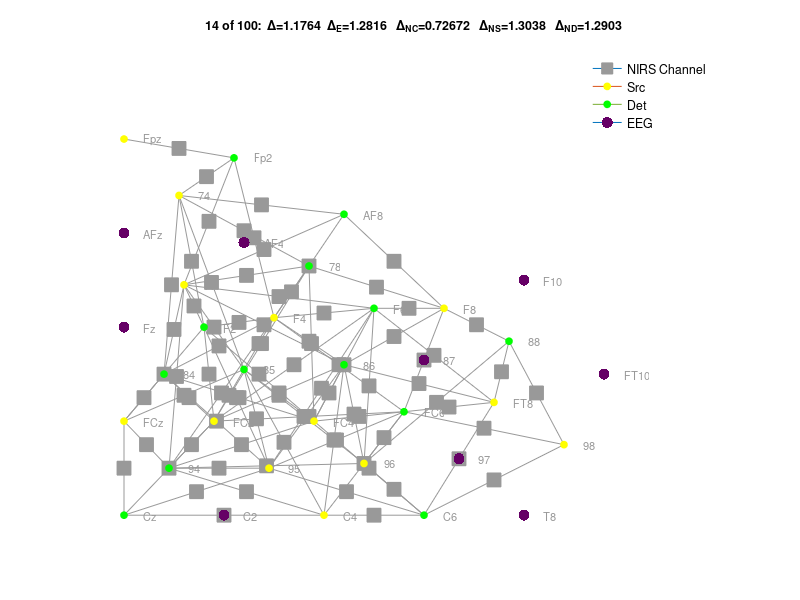
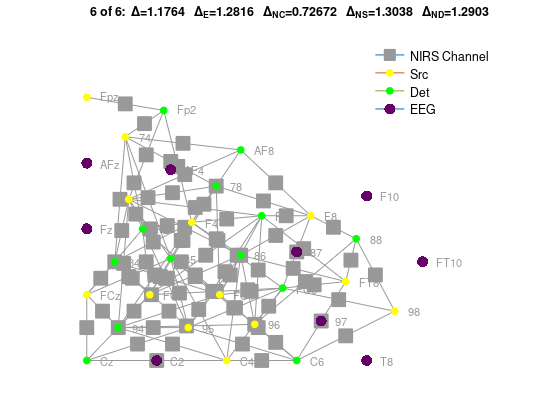
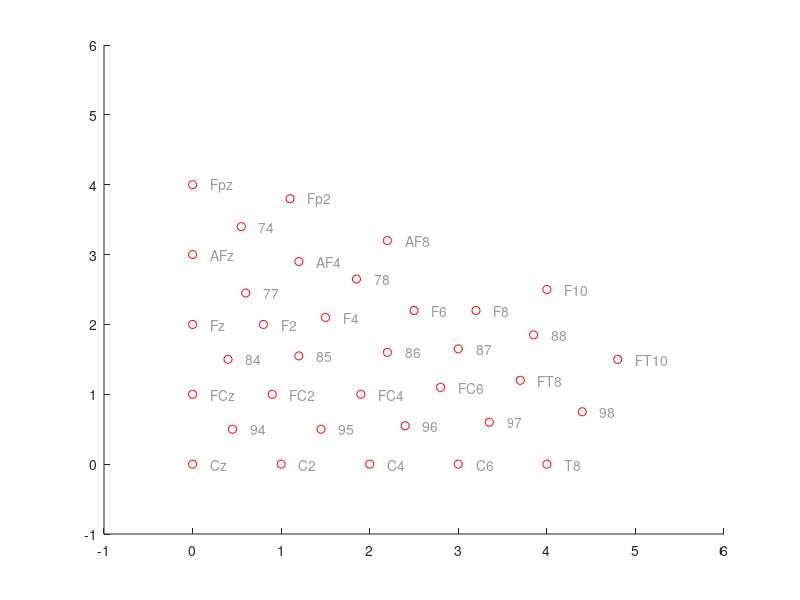

MATLAB code to generate these figures, in order:
clear;
%% params
maxsepar = 2; % cutoff src-det distance for nirs channel
Ntrial = 1e2;
Maxtrial = 1e10;
labeloffset = .15;
%% max numbers of sensors
nsmax = 24; % source 1
ndmax = 24; % detector 2
nemax = 20; % eeg 3
%%
gry = [.6 .6 .6];
eeggry = [.4 .0 .4];
nirschangry = [.6 .6 .6];
srcolor = 'y';
detcolor = 'g';
eegcolor = eeggry;
%% input labels and their positions
fid = fopen('positions_prefrontal_right_74_flat.txt');
tline = fgetl(fid);
count = 1;
while ischar(tline) & ~isempty(tline),
    C = textscan(tline,'%s %f %f %f');
    label{count} = char(C{1});
    xx(count,1) = C{2};
    xx(count,2) = C{3};
    xx(count,3) = C{4};
    count = count + 1;
    tline = fgetl(fid);
end
fclose(fid);

%% additional positions
count = length(label) + 1;

label{count} = '74';
xx(count,:) = ( xx(1,:) + xx(17,:) ) ./ 2;
%plot( xx(count, 1), xx(count, 2), 'bo' );   text( xx(count, 1)+labeloffset, xx(count, 2), label( count ), 'color', gry );
count = count + 1;

label{count} = '77';
xx(count,:) = ( xx(9,:) + xx(15,:) ) ./ 2;
%plot( xx(count, 1), xx(count, 2), 'bo' );   text( xx(count, 1)+labeloffset, xx(count, 2), label( count ), 'color', gry );
count = count + 1;

label{count} = '78';
xx(count,:) = ( xx(3,:) + xx(7,:) ) ./ 2;
%plot( xx(count, 1), xx(count, 2), 'bo' );   text( xx(count, 1)+labeloffset, xx(count, 2), label( count ), 'color', gry );
count = count + 1;

label{count} = '84';
xx(count,:) = ( xx(12,:) + xx(22,:) ) ./ 2;
%plot( xx(count, 1), xx(count, 2), 'bo' );   text( xx(count, 1)+labeloffset, xx(count, 2), label( count ), 'color', gry );
count = count + 1;

label{count} = '85';
xx(count,:) = ( xx(18,:) + xx(3,:) ) ./ 2;
%plot( xx(count, 1), xx(count, 2), 'bo' );   text( xx(count, 1)+labeloffset, xx(count, 2), label( count ), 'color', gry );
count = count + 1;

label{count} = '86';
xx(count,:) = ( xx(19,:) + xx(2,:) ) ./ 2;
%plot( xx(count, 1), xx(count, 2), 'bo' );   text( xx(count, 1)+labeloffset, xx(count, 2), label( count ), 'color', gry );
count = count + 1;

label{count} = '87';
xx(count,:) = ( xx(20,:) + xx(6,:) ) ./ 2;
%plot( xx(count, 1), xx(count, 2), 'bo' );   text( xx(count, 1)+labeloffset, xx(count, 2), label( count ), 'color', gry );
count = count + 1;

label{count} = '88';
xx(count,:) = ( xx(21,:) + xx(11,:) ) ./ 2;
%plot( xx(count, 1), xx(count, 2), 'bo' );   text( xx(count, 1)+labeloffset, xx(count, 2), label( count ), 'color', gry );
count = count + 1;

label{count} = '94';
xx(count,:) = ( xx(10,:) + xx(18,:) ) ./ 2;
%plot( xx(count, 1), xx(count, 2), 'bo' );   text( xx(count, 1)+labeloffset, xx(count, 2), label( count ), 'color', gry );
count = count + 1;

label{count} = '95';
xx(count,:) = ( xx(14,:) + xx(19,:) ) ./ 2;
%plot( xx(count, 1), xx(count, 2), 'bo' );   text( xx(count, 1)+labeloffset, xx(count, 2), label( count ), 'color', gry );
count = count + 1;

label{count} = '96';
xx(count,:) = ( xx(4,:) + xx(20,:) ) ./ 2;
%plot( xx(count, 1), xx(count, 2), 'bo' );   text( xx(count, 1)+labeloffset, xx(count, 2), label( count ), 'color', gry );
count = count + 1;

label{count} = '97';
xx(count,:) = ( xx(5,:) + xx(21,:) ) ./ 2;
%plot( xx(count, 1), xx(count, 2), 'bo' );   text( xx(count, 1)+labeloffset, xx(count, 2), label( count ), 'color', gry );
count = count + 1;

label{count} = '98';
xx(count,:) = ( xx(13,:) + xx(8,:) ) ./ 2;
%plot( xx(count, 1), xx(count, 2), 'bo' );   text( xx(count, 1)+labeloffset, xx(count, 2), label( count ), 'color', gry );
count = count + 1;

%% 2d plot
if 1,
    figure(1010);clf; hold on;
    labeloffset = .2;
    for kk = 1:length(label),
        plot( xx(kk, 1), xx(kk, 2), 'ro' );
        text( xx(kk, 1)+labeloffset, xx(kk, 2), label( kk ), 'color', gry );
    end
    axis([-1 6 -1 6])
end
%% 3d plot
if 0,
    figure(1020);clf; hold on;
    for kk = 1:length(label),
        plot3( xx(kk, 1), xx(kk, 2), xx(kk, 3), 'ro' );
        text( xx(kk, 1)+labeloffset, xx(kk, 2), xx(kk, 3), label( kk ), 'color', gry );
    end
    axis([-1 14 -1 14 -1 14])
end

%% generate random montage
numpos = length(label);
itrial = 1;
tottrial = 1;
mysepareeg = 10000;
myseparnirschan = 10000;
myseparnirssrc = 10000;
myseparnirsdet = 10000;
mysepar = 10000;
countgood = 1;

while itrial <= Ntrial & tottrial <= Maxtrial,
    rrr = ceil(3.*rand( numpos,1));
    tottrial = tottrial + 1;

    % check if sensor numbers are under max
    indx = find( 1==rrr );
    if isempty(indx), continue; end;
    ns = length( indx );

    indx = find( 2==rrr );
    if isempty(indx), continue; end;
    nd = length( indx );

    indx = find( 3==rrr );
    if isempty(indx), continue; end;
    ne = length( indx );

    % nboundary = 9; ninterior = 26; % for the prefrontal region of choice
    factor = 1+26./35;
    %fprintf( 'ns, nd, ne %d %d %d\n',ceil(ns.*factor) ,ceil(nd.*factor),ceil( ne.*factor));

    if ceil(ns.*factor)>nsmax | ceil(nd.*factor)>ndmax | ceil(ne.*factor)>nemax, continue; end

    %% nirs channels
    if itrial>1,
        clear cc ccsrc ccdet
    end
    countchan = 1;
    for kk = 1: numpos,
        if 1==rrr(kk), % source
            for nn = 1 : numpos,
                if 2==rrr(nn), % detector
                    separ = sqrt(  ( xx(kk,1)-xx(nn,1)  ).^2 + ( xx(kk,2)-xx(nn,2)  ).^2  );
                    if maxsepar >= separ, % this is a channel
                        cc(countchan,1) = ( xx(kk,1)+xx(nn,1) )./2;
                        cc(countchan,2) = ( xx(kk,2)+xx(nn,2) )./2;
                        ccsrc(countchan,1) = xx(kk,1);
                        ccsrc(countchan,2) = xx(kk,2);
                        ccdet(countchan,1) = xx(nn,1);
                        ccdet(countchan,2) = xx(nn,2);
                        countchan = countchan + 1;
                    end
                end
            end
        end
    end
    numnirschan = countchan -1;
    %% plot
    if 0
        fh = figure(110); clf; set(fh, 'color', 'white');  hold on;
        %% plot nirs chans
        for kk = 1: numnirschan,
            pnirschan = plot( cc(kk, 1), cc(kk, 2), 'markersize',10,'marker','s','markerfacecolor', [nirschangry],'markeredgecolor',[nirschangry]);
            plot( [ccsrc(kk,1) ccdet(kk,1)],  [ccsrc(kk,2) ccdet(kk,2)] ,'color',  [nirschangry] );
        end
        %% plot src, det, eegs
        for kk = 1: numpos,
            if 1==rrr(kk), colr = srcolor;
            elseif 2==rrr(kk), colr = detcolor;
            elseif 3==rrr(kk), colr = eegcolor;
            else, error('should not be here'); end;
            if 1==rrr(kk),
                psrc = plot( xx(kk, 1), xx(kk, 2), 'markersize',6,'marker','o','markerfacecolor', [colr],'markeredgecolor',[colr]);
            elseif 2==rrr(kk),
                pdet = plot( xx(kk, 1), xx(kk, 2), 'markersize',6,'marker','o','markerfacecolor', [colr],'markeredgecolor',[colr]);
            elseif 3==rrr(kk), % eeg
                peeg = plot( xx(kk, 1), xx(kk, 2), 'markersize',10,'marker','o','markerfacecolor', [colr],'markeredgecolor','none');
            end
            text( xx(kk, 1)+labeloffset, xx(kk, 2), label( kk ), 'color', gry, 'fontsize',8 );
        end
        axis([-.2 6 -.2 5])
        box off
        axis off
        legend( [pnirschan psrc pdet peeg], 'NIRS Channel', 'Src', 'Det','EEG' );
    end
    %% extract eeg sensors
    indx = find( 3==rrr );
    xxeeg = xx( indx, : );
    labeleeg = label( indx );

    %% determine distance to nearest eeg sensor
    for kk = 1:numpos,
        distmineeg = 10000;
        for nn = 1:ne,
            dist = sqrt( (xx(kk,1)-xxeeg(nn,1)).^2 + (xx(kk,2)-xxeeg(nn,2) ).^2 );
            if dist < distmineeg,
                distmineeg = dist;
            end
        end
        disteeg(kk) = distmineeg;
    end
    % largest distance (from any position) to the nearest eeg sensor
    distmaxeeg = max( disteeg );
    %% determine distance to nearest nirs chan
    for kk = 1:numpos,
        distmin = 10000;
        for nn = 1:length( cc ),
            dist = sqrt( (xx(kk,1)-cc(nn,1)).^2 + (xx(kk,2)-cc(nn,2) ).^2 );
            if dist < distmin,
                distmin = dist;
            end
        end
        distnirs(kk) = distmin;
    end
    % largest distance (from any position) to the nearest nirs chan
    distmaxnirschan = max( distnirs );
    %% determine distance to nearest nirs source
    for kk = 1:numpos,
        distmin = 10000;
        for nn = 1:numpos,
            if 1==rrr(nn) & kk~=nn,
                dist = sqrt( (xx(kk,1)-xx(nn,1)).^2 + (xx(kk,2)-xx(nn,2) ).^2 );
                if dist < distmin,
                    distmin = dist;
                end
            end
        end
        distnirs(kk) = distmin;
    end
    % largest distance (from any position) to the nearest nirs chan
    distmaxnirssrc = max( distnirs );
    %% determine distance to nearest nirs det
    for kk = 1:numpos,
        distmin = 10000;
        for nn = 1:numpos,
            if 2==rrr(nn) & kk~=nn,
                dist = sqrt( (xx(kk,1)-xx(nn,1)).^2 + (xx(kk,2)-xx(nn,2) ).^2 );
                if dist < distmin,
                    distmin = dist;
                end
            end
        end
        distnirs(kk) = distmin;
    end
    % largest distance (from any position) to the nearest nirs chan
    distmaxnirsdet = max( distnirs );
    %%

    % crietrion
    %    ddd = sqrt(distmaxeeg.^2 + distmaxnirschan.^2);
    %    ddd = sqrt(distmaxeeg.^2 + distmaxnirssrc.^2 + distmaxnirsdet.^2);
    myvec = [distmaxeeg distmaxnirschan distmaxnirssrc distmaxnirsdet];
    ddd = sqrt( mean(myvec.^2) );
    % update minima
    %    if distmaxeeg<mysepareeg & distmaxnirs<myseparnirs,
    if ddd<mysepar,

        mysepar = ddd;
        mysepareeg = distmaxeeg;
        myseparnirschan = distmaxnirschan; myseparnirssrc = distmaxnirssrc; myseparnirsdet = distmaxnirsdet;
        rrrlist{countgood} = rrr;
        cclist{countgood} = cc;
        ccsrclist{countgood} = ccsrc;
        ccdetlist{countgood} = ccdet;
        myseparlist(countgood) = mysepar;
        mysepareeglist(countgood) = mysepareeg;
        myseparnirschanlist(countgood) = myseparnirschan;
        myseparnirssrclist(countgood) = myseparnirssrc;
        myseparnirsdetlist(countgood) = myseparnirsdet;
        countgood = countgood + 1;

        %% good plot
        fh = figure(220); clf; set(fh, 'color', 'white');  hold on;
        %% plot nirs chans
        for kk = 1: length(cc),
            pnirschan = plot( cc(kk, 1), cc(kk, 2), 'markersize',10,'marker','s','markerfacecolor', [nirschangry],'markeredgecolor',[nirschangry]);
            plot( [ccsrc(kk,1) ccdet(kk,1)],  [ccsrc(kk,2) ccdet(kk,2)] ,'color',  [nirschangry] );
        end
        %% plot eeg
        for kk = 1: numpos,
            if 1==rrr(kk), colr = srcolor;
            elseif 2==rrr(kk), colr = detcolor;
            elseif 3==rrr(kk), colr = eegcolor;
            else, error('should not be here'); end;
            if 1==rrr(kk),
                psrc = plot( xx(kk, 1), xx(kk, 2), 'markersize',5,'marker','o','markerfacecolor', [colr],'markeredgecolor',[colr]);
            elseif 2==rrr(kk),
                pdet = plot( xx(kk, 1), xx(kk, 2), 'markersize',5,'marker','o','markerfacecolor', [colr],'markeredgecolor',[colr]);
            elseif 3==rrr(kk), % eeg
                peeg = plot( xx(kk, 1), xx(kk, 2), 'markersize',8,'marker','o','markerfacecolor', [colr],'markeredgecolor','none');
            end
            text( xx(kk, 1)+labeloffset, xx(kk, 2), label( kk ), 'color', gry, 'fontsize',8 );
        end
        axis([-.2 6 -.2 5])
        box off
        axis off
        legend( [pnirschan psrc pdet peeg], 'NIRS Channel', 'Src', 'Det','EEG', 'fontsize',9 );
        legend boxoff;
        titlestr = [ ...
            num2str( itrial  ) ' of ' ...
            num2str( Ntrial ) ':  \Delta=' ...            
            num2str( mysepar ) '  \Delta_{E}=' ...
            num2str( mysepareeg  ) '   \Delta_{NC}=' ...
            num2str( myseparnirschan )  '   \Delta_{NS}=' ...
            num2str( myseparnirssrc )  '   \Delta_{ND}=' ...
            num2str( myseparnirsdet ) ];
        title( titlestr, 'fontsize',9 );
    end

    fprintf( '%d/%d     %f %f %f %f %f   %f %f %f %f    %d %d %d\n',...
        itrial, Ntrial, mysepar, mysepareeg, myseparnirschan, myseparnirssrc, myseparnirsdet, ...
        distmaxeeg, distmaxnirschan,distmaxnirssrc, distmaxnirsdet,...
        ns, nd, ne);
    itrial = itrial + 1;

end


%% output plot
flag_print = 0;

for ii = 1:length(rrrlist);
    rrr = rrrlist{ii};
    cc =        cclist{ii};
    ccsrc   =    ccsrclist{ii} ;
    ccdet    =   ccdetlist{ii}  ;
    mysepar  =     myseparlist(ii)  ;
    myseparnirschan   =    myseparnirschanlist(ii)  ;
    myseparnirssrc   =   myseparnirssrclist(ii) ;
    myseparnirsdet =      myseparnirsdetlist(ii)  ;

    fh = figure(330); clf; set(fh, 'color', 'white');  hold on;
    % plot nirs chans
    for kk = 1: length(cc),
        pnirschan = plot( cc(kk, 1), cc(kk, 2), 'markersize',10,'marker','s','markerfacecolor', [nirschangry],'markeredgecolor',[nirschangry]);
        plot( [ccsrc(kk,1) ccdet(kk,1)],  [ccsrc(kk,2) ccdet(kk,2)] ,'color',  [nirschangry] );
    end
    % plot eeg
    for kk = 1: numpos,
        if 1==rrr(kk), colr = srcolor;
        elseif 2==rrr(kk), colr = detcolor;
        elseif 3==rrr(kk), colr = eegcolor;
        else, error('should not be here'); end;
        if 1==rrr(kk),
            psrc = plot( xx(kk, 1), xx(kk, 2), 'markersize',5,'marker','o','markerfacecolor', [colr],'markeredgecolor',[colr]);
        elseif 2==rrr(kk),
            pdet = plot( xx(kk, 1), xx(kk, 2), 'markersize',5,'marker','o','markerfacecolor', [colr],'markeredgecolor',[colr]);
        elseif 3==rrr(kk), % eeg
            peeg = plot( xx(kk, 1), xx(kk, 2), 'markersize',8,'marker','o','markerfacecolor', [colr],'markeredgecolor','none');
        end
        text( xx(kk, 1)+labeloffset, xx(kk, 2), label( kk ), 'color', gry, 'fontsize',8 );
    end
    axis([-.2 6 -.2 5])
    box off
    axis off
    legend( [pnirschan psrc pdet peeg], 'NIRS Channel', 'Src', 'Det','EEG', 'fontsize',9 );
    legend boxoff;
    
    titlestr = [ ...
        num2str( (ii)  ) ' of ' ...
        num2str( length(rrrlist) ) ':  \Delta=' ...
        num2str( myseparlist(ii)  ) '   \Delta_{E}=' ...
        num2str( mysepareeglist(ii)  ) '   \Delta_{NC}=' ...
        num2str( myseparnirschanlist(ii) )  '   \Delta_{NS}=' ...
        num2str( myseparnirssrclist(ii) )  '   \Delta_{ND}=' ...
        num2str( myseparnirsdetlist(ii) ) ];



    title( titlestr, 'fontsize',9 );
    
    fstrn = [ 'fig_montage_'  num2str( ii ) '_'];
    set(gcf,'PaperPositionMode','auto');
    if flag_print, saveas(gcf, [ fstrn  '.png'  ] ); end
    pause(.2);

end













